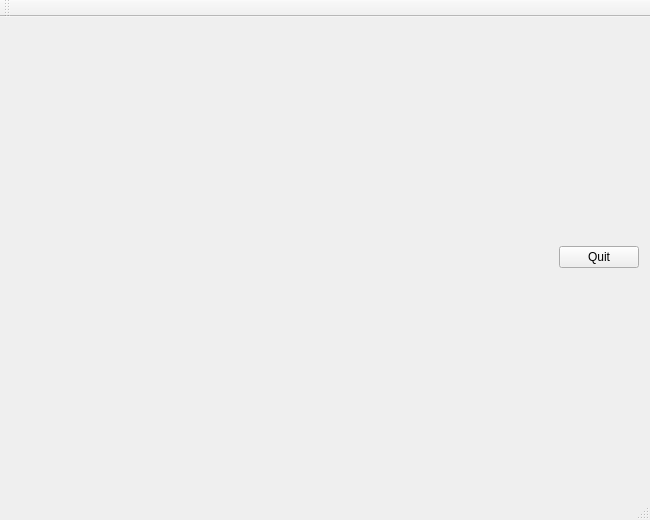
<?xml version="1.0" encoding="UTF-8"?>
<ui version="4.0">
 <class>MainWindow</class>
 <widget class="QMainWindow" name="MainWindow">
  <property name="geometry">
   <rect>
    <x>0</x>
    <y>0</y>
    <width>650</width>
    <height>520</height>
   </rect>
  </property>
  <property name="focusPolicy">
   <enum>Qt::NoFocus</enum>
  </property>
  <property name="windowTitle">
   <string>Particles</string>
  </property>
  <widget class="QWidget" name="centralWidget">
   <layout class="QHBoxLayout" name="horizontalLayout">
    <item>
     <widget class="MyPanelOpenGL" name="panelGL" native="true">
      <property name="sizePolicy">
       <sizepolicy hsizetype="Expanding" vsizetype="Expanding">
        <horstretch>0</horstretch>
        <verstretch>0</verstretch>
       </sizepolicy>
      </property>
      <property name="focusPolicy">
       <enum>Qt::StrongFocus</enum>
      </property>
     </widget>
    </item>
    <item>
     <widget class="QPushButton" name="pushButton">
      <property name="text">
       <string>Quit</string>
      </property>
     </widget>
    </item>
   </layout>
  </widget>
  <widget class="QMenuBar" name="menuBar">
   <property name="geometry">
    <rect>
     <x>0</x>
     <y>0</y>
     <width>650</width>
     <height>25</height>
    </rect>
   </property>
  </widget>
  <widget class="QToolBar" name="mainToolBar">
   <attribute name="toolBarArea">
    <enum>TopToolBarArea</enum>
   </attribute>
   <attribute name="toolBarBreak">
    <bool>false</bool>
   </attribute>
  </widget>
  <widget class="QStatusBar" name="statusBar"/>
 </widget>
 <layoutdefault spacing="6" margin="11"/>
 <customwidgets>
  <customwidget>
   <class>MyPanelOpenGL</class>
   <extends>QWidget</extends>
   <header>mypanelopengl.h</header>
   <container>1</container>
   <slots>
    <slot>changeSides(int)</slot>
    <slot>changeRadius(double)</slot>
   </slots>
  </customwidget>
 </customwidgets>
 <resources/>
 <connections>
  <connection>
   <sender>pushButton</sender>
   <signal>clicked()</signal>
   <receiver>MainWindow</receiver>
   <slot>close()</slot>
   <hints>
    <hint type="sourcelabel">
     <x>555</x>
     <y>464</y>
    </hint>
    <hint type="destinationlabel">
     <x>576</x>
     <y>252</y>
    </hint>
   </hints>
  </connection>
 </connections>
</ui>
